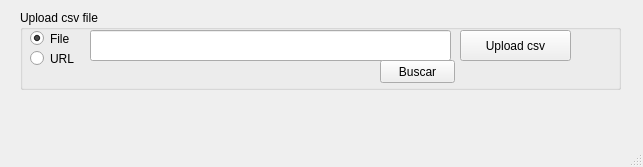
<?xml version="1.0" encoding="UTF-8"?>
<ui version="4.0">
 <class>initWindow</class>
 <widget class="QMainWindow" name="initWindow">
  <property name="geometry">
   <rect>
    <x>0</x>
    <y>0</y>
    <width>643</width>
    <height>167</height>
   </rect>
  </property>
  <property name="minimumSize">
   <size>
    <width>643</width>
    <height>167</height>
   </size>
  </property>
  <property name="maximumSize">
   <size>
    <width>643</width>
    <height>167</height>
   </size>
  </property>
  <property name="windowTitle">
   <string>MainWindow</string>
  </property>
  <widget class="QWidget" name="centralwidget">
   <widget class="QGroupBox" name="grpUpload">
    <property name="geometry">
     <rect>
      <x>20</x>
      <y>10</y>
      <width>601</width>
      <height>80</height>
     </rect>
    </property>
    <property name="title">
     <string>Upload csv file</string>
    </property>
    <widget class="QRadioButton" name="rdbtnFile">
     <property name="geometry">
      <rect>
       <x>10</x>
       <y>20</y>
       <width>82</width>
       <height>17</height>
      </rect>
     </property>
     <property name="text">
      <string>File</string>
     </property>
     <property name="checked">
      <bool>true</bool>
     </property>
    </widget>
    <widget class="QRadioButton" name="rdbtnURL">
     <property name="geometry">
      <rect>
       <x>10</x>
       <y>40</y>
       <width>82</width>
       <height>17</height>
      </rect>
     </property>
     <property name="text">
      <string>URL</string>
     </property>
    </widget>
    <widget class="QLineEdit" name="txtFile">
     <property name="geometry">
      <rect>
       <x>70</x>
       <y>20</y>
       <width>361</width>
       <height>31</height>
      </rect>
     </property>
    </widget>
    <widget class="QPushButton" name="btnUpload">
     <property name="geometry">
      <rect>
       <x>440</x>
       <y>20</y>
       <width>111</width>
       <height>31</height>
      </rect>
     </property>
     <property name="text">
      <string>Upload csv</string>
     </property>
    </widget>
    <widget class="QPushButton" name="btnFileCSV">
     <property name="geometry">
      <rect>
       <x>360</x>
       <y>50</y>
       <width>75</width>
       <height>23</height>
      </rect>
     </property>
     <property name="text">
      <string>Buscar</string>
     </property>
    </widget>
   </widget>
  </widget>
  <widget class="QMenuBar" name="menubar">
   <property name="geometry">
    <rect>
     <x>0</x>
     <y>0</y>
     <width>643</width>
     <height>21</height>
    </rect>
   </property>
  </widget>
  <widget class="QStatusBar" name="statusbar"/>
 </widget>
 <resources/>
 <connections/>
</ui>
